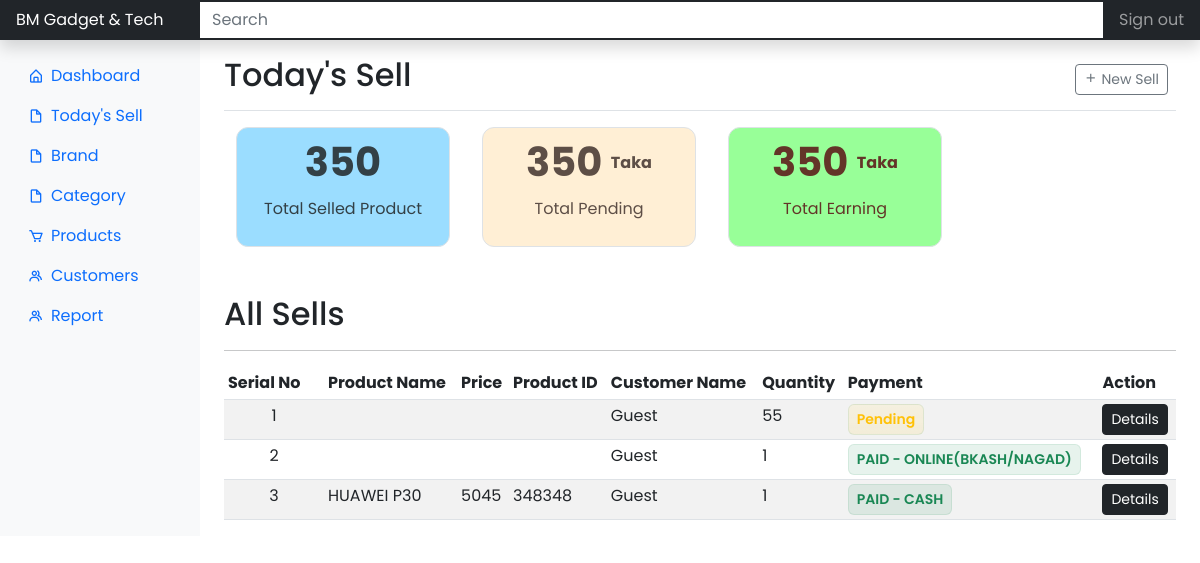
The page /dashboard/todaysell/ (signed in) on the database as committed earlier.
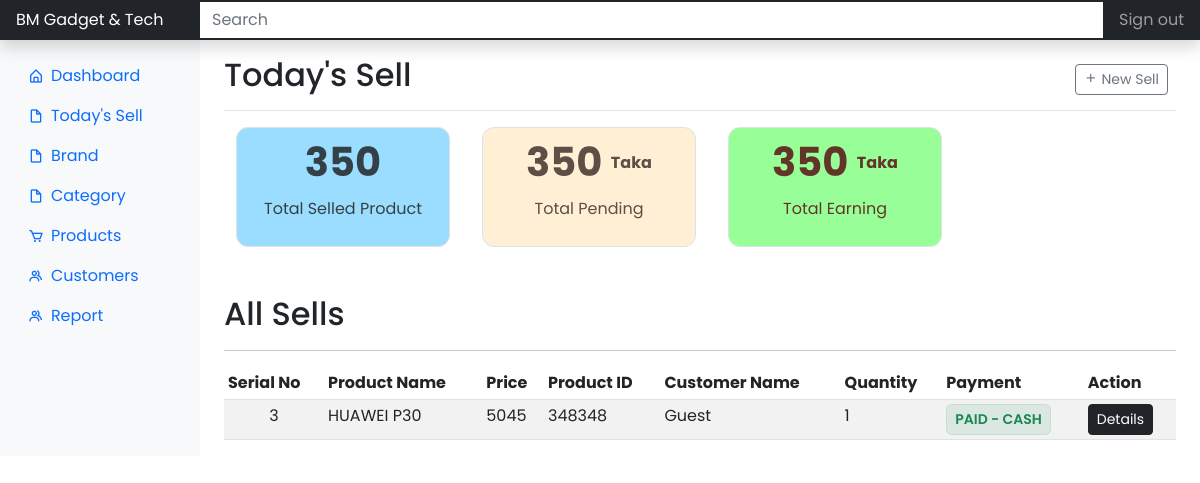
The same page on the database as committed later.
### app/models.py (models this page shows)
class DailySells(db.Model):
    id = db.Column(db.Integer, primary_key=True)
    customer_id = db.Column(db.Integer, db.ForeignKey('customers.id'), nullable=False)
    customer = db.relationship('Customers', backref=db.backref('customers', lazy=True))
    product_id = db.Column(db.Integer, db.ForeignKey('products.id'), nullable=False)
    product_name = db.relationship('Products', backref=db.backref('products', lazy=True))
    quantity = db.Column(db.String(), nullable=False, default='00')
    discount = db.Column(db.String(), default='00')
    price = db.Column(db.String(), nullable=False, default='00')
    payment_status = db.Column(db.String(), nullable=False, default='cash')
    trnx_id = db.Column(db.String())
    note = db.Column(db.String())
    user_id = db.Column(db.Integer, db.ForeignKey('users.id'), nullable=False)

class Customers(db.Model, UserMixin):
    id = db.Column(db.Integer, primary_key=True)
    customer_name = db.Column(db.String(), nullable=False)
    customer_contact_number = db.Column(db.String())
    customer_address = db.Column(db.String())

class Products(db.Model):
    id = db.Column(db.Integer, primary_key=True)
    name = db.Column(db.String(), nullable=False)
    productid = db.Column(db.String(), nullable=False)
    price = db.Column(db.String(), nullable=False)
    stock = db.Column(db.Integer, nullable=False, default='00')
    colors = db.Column(db.Text())
    description = db.Column(db.Text())
    pub_date = db.Column(db.DateTime, nullable=False, default=datetime.utcnow)
    available_status = db.Column(db.String(), default='yes')
    brand_id = db.Column(db.Integer, db.ForeignKey('brands.id'), nullable=False)
    brand = db.relationship('Brands', backref=db.backref('product', lazy=True))
    category_id = db.Column(db.Integer, db.ForeignKey('categories.id'), nullable=False)
    category = db.relationship('Categories', backref=db.backref('product', lazy=True))
    image1 = db.Column(db.String(), nullable=False, default='image1.jpeg')

### app/dashboard/views.py (the view, shortened to what this page needs)
@dashboard.route('/dashboard/todaysell/', methods=['GET', 'POST'])
@login_required
def todaysell():
    sells = DailySells.query.all()
    form=AddTodaySellForm()
    form.customer_name.choices = [(customer.id, customer.customer_name) for customer in Customers.query.all()]
    form.product_name.choices = [(product.id, product.name) for product in Products.query.all()]
    return render_template('dashboard/todaysell.html', title='Today\'s Sell', form=form, sells=sells)

### app/dashboard/forms.py
class AddTodaySellForm(FlaskForm):
    customer_name = SelectField(
        'Customer Name',
        choices=[],
        validators=[DataRequired()]
    )
    product_name = SelectField(
        'Product Name',
        choices=[],
        validators=[DataRequired()]
    )
    quantity = IntegerField(
        'Quantity',
        validators=[DataRequired()]
    )
    discount = IntegerField(
        'Discount (in taka)'
    )
    price = IntegerField(
        'Price',
        validators=[DataRequired()]
    )
    payment_status = SelectField(
        'Payment Status',
        choices = [
            ('cash', 'Cash' ),
            ('card', 'Card' ),
            ('online(bkash/nagad)', 'Online (bKash/Nagad)' ),
            ('pending', 'Pending')
        ],
        validators = [
            DataRequired()
        ]
    )
    trnx_id = StringField('Transaction ID (optional)')
    note = TextAreaField('Note (Optional)')
    submit = SubmitField('Confirm')

### app/models.py (called while the page is built)
@login_manager.user_loader
def load_user(user_id):
    return Users.query.get(int(user_id))

### app/templates/dashboard/todaysell.html (shortened to what this page needs)
{% extends 'layouts/root-dashboard.html' %}
{% block body %}
<header class="navbar navbar-dark sticky-top bg-dark flex-md-nowrap p-0 shadow">
	<a class="navbar-brand col-md-3 col-lg-2 me-0 px-3 fs-6" href="#">
		BM Gadget & Tech
	</a>
	<input class="form-control form-control-dark w-100 rounded-0 border-0" type="text" placeholder="Search"
		aria-label="Search" />
	<div class="navbar-nav">
		<div class="nav-item text-nowrap">
			<a class="nav-link px-3" href="#">Sign out </a>
		</div>
	</div>
</header>
<div class="container-fluid">
	<div class="row">
		{% include 'helpers/_dashboard_side_nav.html' %}
		<main class="col-md-9 ms-sm-auto col-lg-10 px-md-4">
			<div
				class="d-flex justify-content-between flex-wrap flex-md-nowrap align-items-center pt-3 pb-2 mb-3 border-bottom">
				<h1 class="h2">Today's Sell</h1>
				<div class="btn-toolbar mb-2 mb-md-0">
					<div class="btn-group me-2">
						<button type="button" class="btn btn-sm btn-outline-secondary" data-bs-toggle="modal"
							data-bs-target="#dailysellModal">
							<i class="bx bx-plus"></i>
							New Sell
						</button>
					</div>
				</div>
			</div>
			<div class="container">
				<div class="row gap-2 mb-5">
					<div class="col-lg-3">
						<div class="border summery__box bg__anakiwa p-2">
							<h3 class="summery__box-title fs-1 fw-bolder">
								350
							</h3>
							<p class="summery__subtitle">
								Total Selled Product
							</p>
						</div>
					</div>
					<div class="col-lg-3">
						<div class="border summery__box bg__papayawhip p-2">
							<h3 class="summery__box-title fs-1 fw-bolder">
								350
								<small>
									<sup class="fs-6">Taka</sup>
								</small>
							</h3>
							<p class="summery__subtitle">Total Pending</p>
						</div>
					</div>
					<div class="col-lg-3">
						<div class="border summery__box bg__mintgreen p-2">
							<h3 class="summery__box-title fs-1 fw-bolder">
								350
								<small>
									<sup class="fs-6">Taka</sup>
								</small>
							</h3>
							<p class="summery__subtitle">Total Earning</p>
						</div>
					</div>
				</div>
			</div>
			<h2>All Sells</h2>
			<hr />
			<div class="table-responsive">
				<table class="table table-striped table-sm">
					<thead>
						<tr>
							<th scope="col" width="100">Serial No</th>
							<th scope="col">Product Name</th>
							<th scope="col">Price</th>
							<th scope="col">Product ID</th>
							<th scope="col">Customer Name</th>
							<th scope="col">Quantity</th>
							<th scope="col">Payment</th>
							<th scope="col">Action</th>
						</tr>
					</thead>
					<tbody>
						{% for sell in sells %}
						<tr>
							<td class="text-center">{{ sell.id }}</td>
							<td>{{ sell.product_name.name }}</td>
							<td>{{ sell.product_name.price }}</td>
							<td>{{ sell.product_name.productid }}</td>
							<td>{{ sell.customer.customer_name }}</td>
							<td>{{ sell.quantity }}</td>
							<td>
								{% if sell.payment_status == 'pending' %}
								<small
									class="d-inline-flex px-2 py-1 fw-semibold text-warning bg-warning bg-gradient bg-opacity-10 border border-success border-opacity-10 rounded-2">
									Pending
								</small>
								{% else %}
								<small
									class="text-uppercase d-inline-flex px-2 py-1 fw-semibold text-success bg-success bg-opacity-10 border border-success border-opacity-10 rounded-2">
									Paid - {{ sell.payment_status }}
								</small>
								{% endif %}
							</td>
							<td>
								<button type="button" class="btn btn-dark btn-sm" aria-expanded="false">
									Details
								</button>
							</td>
						</tr>
						{% endfor %}
					</tbody>
				</table>
			</div>
		</main>
	</div>
</div>
{% endblock %}

### app/templates/layouts/root-dashboard.html (shortened to what this page needs)
<!DOCTYPE html>
<html lang="en">
<head>
    <link href='https://unpkg.com/boxicons@2.1.2/css/boxicons.min.css' rel='stylesheet'>
    <link href="https://cdn.jsdelivr.net/npm/bootstrap@5.2.0/dist/css/bootstrap.min.css" rel="stylesheet">
    <link rel="stylesheet" href="{{ url_for('static', filename='css/customize.css') }}">
  </head>
</head>
<body>
    {% block body %}
    {% endblock %}
</body>
</html>

### app/templates/helpers/_dashboard_side_nav.html
<nav
	id="sidebarMenu"
	class="col-md-3 col-lg-2 d-md-block bg-light sidebar collapse"
>
	<div class="position-sticky pt-3 sidebar-sticky">
		<ul class="nav flex-column">
			<li class="nav-item">
				<a
					class="nav-link active nav__icon"
					aria-current="page"
					href="{{ url_for('dashboard.admin_dashboard') }}"
				>
					<i class="bx bx-home-alt"></i>
					Dashboard
				</a>
			</li>
			<li class="nav-item">
				<a
					class="nav-link nav__icon"
					href="{{ url_for('dashboard.todaysell') }}"
				>
					<i class="bx bx-file-blank"></i>
					Today's Sell
				</a>
			</li>
			<li class="nav-item">
				<a
					class="nav-link nav__icon"
					href="{{ url_for('dashboard.brand') }}"
				>
					<i class="bx bx-file-blank"></i>
					Brand
				</a>
			</li>
			<li class="nav-item">
				<a
					class="nav-link nav__icon"
					href="{{ url_for('dashboard.category') }}"
				>
					<i class="bx bx-file-blank"></i>
					Category
				</a>
			</li>
			<li class="nav-item">
				<a
					class="nav-link nav__icon"
					href="{{ url_for('dashboard.products') }}"
				>
					<i class="bx bx-cart"></i>
					Products
				</a>
			</li>
			<li class="nav-item">
				<a
					class="nav-link nav__icon"
					href="{{ url_for('dashboard.customer') }}"
				>
					<i class="bx bx-group"></i>
					Customers
				</a>
			</li>
			<li class="nav-item">
				<a
					class="nav-link nav__icon"
					href="{{ url_for('dashboard.report') }}"
				>
					<i class="bx bx-group"></i>
					Report
				</a>
			</li>
		</ul>
	</div>
</nav>

### app/static/css/customize.css (style rules this page uses)
body { font-family: "Poppins", sans-serif; }
.nav__icon { display: flex; align-items: center; }
.nav__icon i { margin-right: 0.43rem; }
.bg__mintgreen { background-color: #98ff98; color: #633528; }
.bg__papayawhip { background-color: #ffefd5; color: #5d4e46; }
.bg__anakiwa { background-color: #9bddff; color: #334046; }
.summery__box { width: 100%; height: 120px; display: grid; place-items: center; border-radius: 0.75rem; }
.bg__mintgreen .summery__box-title, .bg__mintgreen .summery__subtitle { color: #633528; }
.bg__papayawhip .summery__box-title, .bg__papayawhip .summery__subtitle { color: #5d4e46; }
.bg__anakiwa .summery__box-title, .bg__anakiwa .summery__subtitle { color: #334046; }

Rows that differ between the two databases and show on the page:
removed DailySells: id "1", customer.customer_name "Guest", quantity "55", payment_status "Pending"
removed DailySells: id "2", customer.customer_name "Guest", quantity "1", payment_status "ONLINE(BKASH/NAGAD)"
